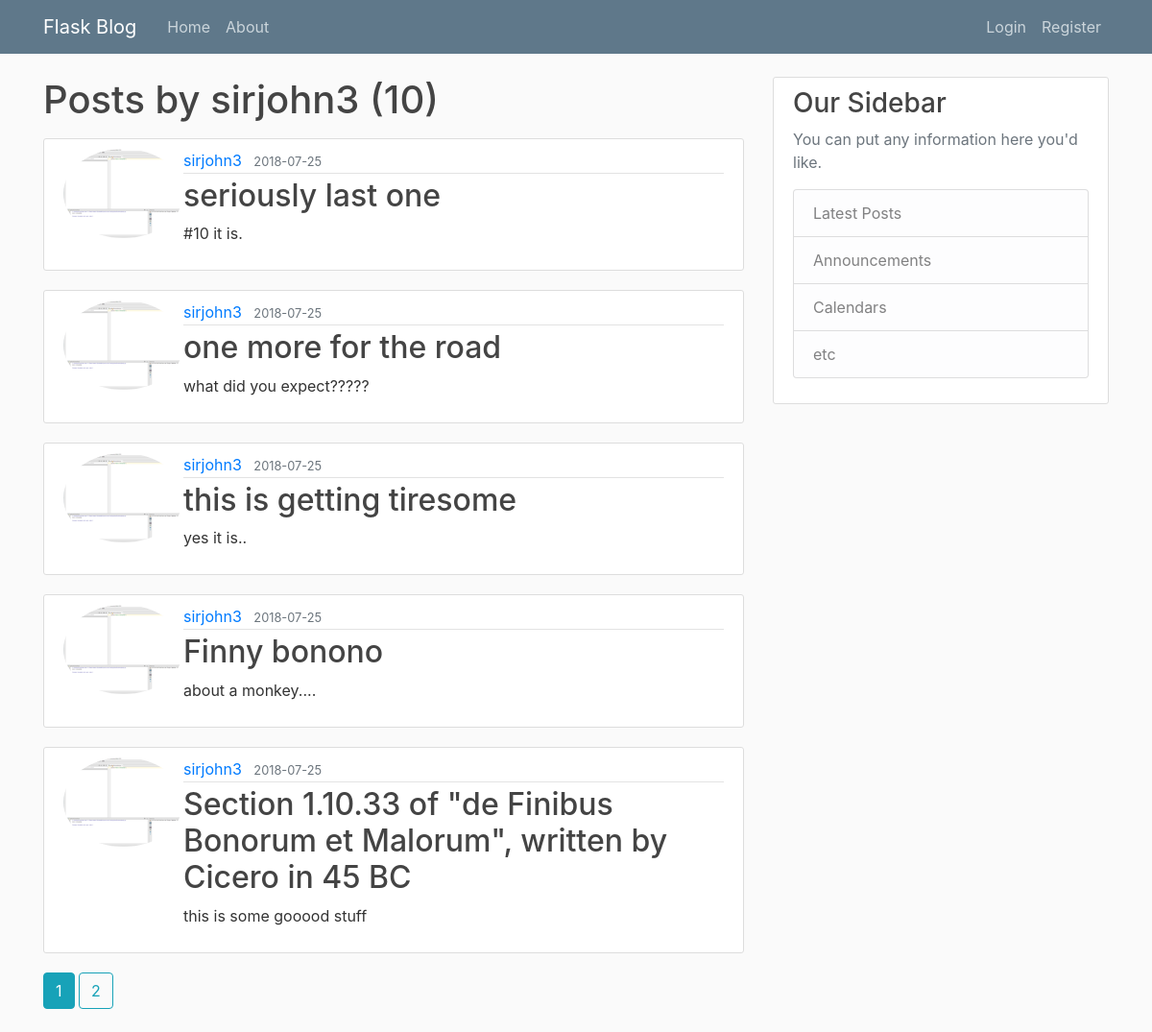
The app's page /user/sirjohn3 with its own data.
### flaskblog/models.py (models this page shows, shortened)
class User(db.Model, UserMixin):
    id = db.Column(db.Integer, primary_key=True)
    username = db.Column(db.String(20), unique=True, nullable=False)
    email = db.Column(db.String(120), unique=True, nullable=False)
    image_file = db.Column(db.String(20), nullable=False, default='default.jpg')
    password = db.Column(db.String(60), nullable=False)
    posts = db.relationship('Post', backref='author', lazy=True)

class Post(db.Model):
    id = db.Column(db.Integer, primary_key=True)
    title = db.Column(db.String(100), nullable=False)
    date_posted = db.Column(db.DateTime, nullable=False, default=datetime.utcnow)
    content = db.Column(db.Text, nullable=False)
    user_id = db.Column(db.Integer, db.ForeignKey('user.id'), nullable=False)

### flaskblog/users/routes.py (the view)
@users.route("/user/<string:username>")
def user_posts(username):
    page = request.args.get('page', 1, type=int)
    user = User.query.filter_by(username=username).first_or_404()
    posts = Post.query.filter_by(author=user)\
        .order_by(Post.date_posted.desc())\
        .paginate(page=page, per_page=5)
    return render_template('user_posts.html', posts=posts, user=user)

### flaskblog/templates/user_posts.html
{% extends "layout.html" %}
{% block content %}
  <h1 class="mb-3">Posts by {{ user.username }} ({{ posts.total }})</h1>
    {% for post in posts.items %}
        <article class="media content-section">
          <img class="rounded-circle article-image" src="{{ url_for('static', filename='profile_pics/' + post.author.image_file) }}" alt="profile pic">
          <div class="media-body">
            <div class="article-metadata">
              <a class="mr-2" href="{{ url_for('users.user_posts', username=post.author.username) }}">{{ post.author.username }}</a>
              <small class="text-muted">{{ post.date_posted.strftime('%Y-%m-%d') }}</small>
            </div>
            <h2><a class="article-title" href="{{ url_for('posts.post', post_id=post.id) }}">{{ post.title }}</a></h2>
            <p class="article-content">{{ post.content }}</p>
          </div>
        </article>
    {% endfor %}
      {% for page_num in posts.iter_pages(left_edge=1, right_edge=1, left_current=1, right_current=2) %}
        {% if page_num %}
          {% if posts.page ==page_num %}
          <a class="btn btn-info mb-4" href="{{ url_for('users.user_posts', username=user.username, page=page_num) }}">{{ page_num }} </a>
          {% else %}
          <a class="btn btn-outline-info mb-4" href="{{ url_for('users.user_posts', username=user.username, page=page_num) }}">{{ page_num }} </a>
          {% endif %}
        {% else %}
          ...
      {% endif %}
    {% endfor %}
{% endblock content %}

### flaskblog/static/main.css (style rules this page uses)
body { background: #fafafa; color: #333333; margin-top: 5rem; }
h1, h2, h3, h4, h5, h6 { color: #444444; }
.content-section { background: #ffffff; padding: 10px 20px; border: 1px solid #dddddd; border-radius: 3px; margin-bottom: 20px; }
.article-title { color: #444444; }
.article-content { white-space: pre-line; }
.article-metadata { padding-bottom: 1px; margin-bottom: 4px; border-bottom: 1px solid #e3e3e3 }

### records on screen
User: username "sirjohn3"
Post: image_file (picture), author.username "sirjohn3", date_posted "2018-07-25", title "seriously last one", content "#10 it is."
Post: image_file (picture), author.username "sirjohn3", date_posted "2018-07-25", title "one more for the road", content "what did you expect?????"
Post: image_file (picture), author.username "sirjohn3", date_posted "2018-07-25", title "this is getting tiresome", content "yes it is.."
Post: image_file (picture), author.username "sirjohn3", date_posted "2018-07-25", title "Finny bonono", content "about a monkey...."
Post: image_file (picture), author.username "sirjohn3", date_posted "2018-07-25", title "Section 1.10.33 of \"de Finibus Bonorum et Malorum\", written by Cicero in 45 BC", content "this is some gooood stuff"

### other values on screen
{{ posts.total }} "10"
{{ page_num }} "1"
{{ page_num }} "2"
